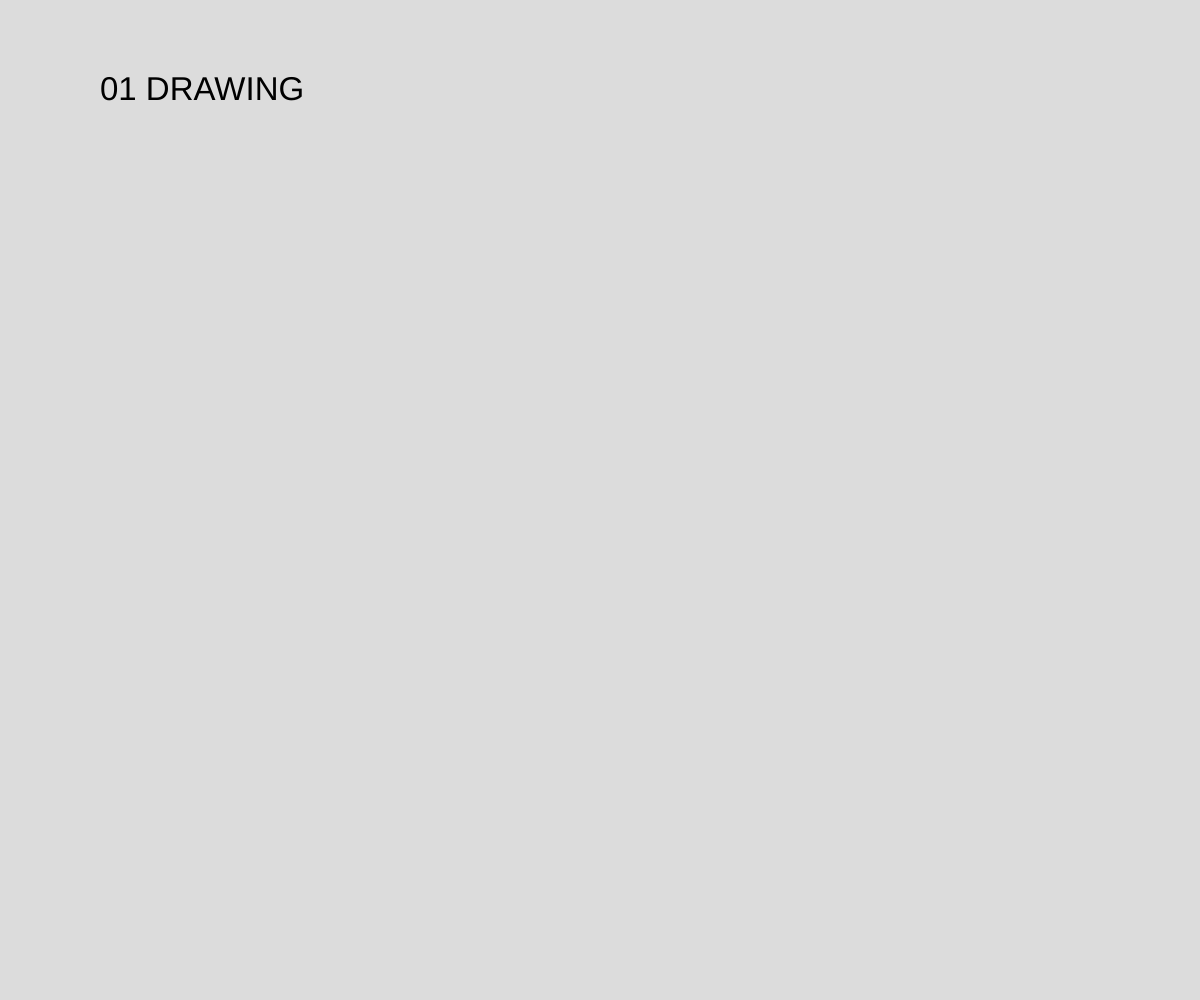
Frame 1 (no input)
Frame 60 (no input): identical to frame 1, image omitted
Frame 120 (the mouse pressed at the canvas centre since frame 60): identical to frame 1, image omitted

The p5.js sketch that drew this single still picture (run headless with seeded random() and noise() and a simulated clock; from frame 60 on, the mouse is pressed at the canvas centre):

// p5.js sketch
// ── sketch.js
function setup() {
  createCanvas(windowWidth, windowHeight);
}

function draw() {
  background(220);
  textSize(33);
  text("01 DRAWING", 100, 100);
}
